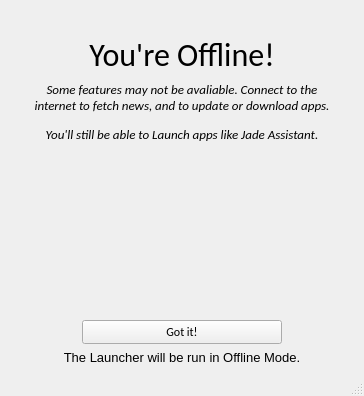
<?xml version="1.0" encoding="UTF-8"?>
<ui version="4.0">
 <class>MainWindow</class>
 <widget class="QMainWindow" name="MainWindow">
  <property name="geometry">
   <rect>
    <x>0</x>
    <y>0</y>
    <width>364</width>
    <height>396</height>
   </rect>
  </property>
  <property name="windowTitle">
   <string>Jade Launcher | You're Offline!</string>
  </property>
  <property name="windowIcon">
   <iconset resource="../assets.qrc">
    <normaloff>:/images/assets/jadeIcon.png</normaloff>:/images/assets/jadeIcon.png</iconset>
  </property>
  <widget class="QWidget" name="centralwidget">
   <layout class="QGridLayout" name="gridLayout">
    <item row="0" column="0">
     <layout class="QVBoxLayout" name="verticalLayout">
      <item>
       <layout class="QHBoxLayout" name="horizontalLayout">
        <item>
         <spacer name="horizontalSpacer">
          <property name="orientation">
           <enum>Qt::Horizontal</enum>
          </property>
          <property name="sizeHint" stdset="0">
           <size>
            <width>40</width>
            <height>20</height>
           </size>
          </property>
         </spacer>
        </item>
        <item>
         <widget class="QLabel" name="image">
          <property name="sizePolicy">
           <sizepolicy hsizetype="Fixed" vsizetype="Fixed">
            <horstretch>0</horstretch>
            <verstretch>0</verstretch>
           </sizepolicy>
          </property>
          <property name="maximumSize">
           <size>
            <width>161</width>
            <height>111</height>
           </size>
          </property>
          <property name="text">
           <string/>
          </property>
          <property name="pixmap">
           <pixmap resource="../assets.qrc">:/images/assets/JadeLauncherLogo.png</pixmap>
          </property>
          <property name="scaledContents">
           <bool>true</bool>
          </property>
         </widget>
        </item>
        <item>
         <spacer name="horizontalSpacer_2">
          <property name="orientation">
           <enum>Qt::Horizontal</enum>
          </property>
          <property name="sizeHint" stdset="0">
           <size>
            <width>40</width>
            <height>20</height>
           </size>
          </property>
         </spacer>
        </item>
       </layout>
      </item>
      <item>
       <widget class="QLabel" name="header">
        <property name="font">
         <font>
          <family>Calibri</family>
         </font>
        </property>
        <property name="statusTip">
         <string>The Launcher tries to connect to google.com to determine your internet connectivity.</string>
        </property>
        <property name="text">
         <string>&lt;html&gt;&lt;head/&gt;&lt;body&gt;&lt;p align=&quot;center&quot;&gt;&lt;span style=&quot; font-size:24pt;&quot;&gt;You're Offline!&lt;/span&gt;&lt;/p&gt;&lt;/body&gt;&lt;/html&gt;</string>
        </property>
       </widget>
      </item>
      <item alignment="Qt::AlignHCenter">
       <widget class="QLabel" name="text">
        <property name="minimumSize">
         <size>
          <width>300</width>
          <height>50</height>
         </size>
        </property>
        <property name="maximumSize">
         <size>
          <width>300</width>
          <height>16777215</height>
         </size>
        </property>
        <property name="font">
         <font>
          <family>Calibri</family>
         </font>
        </property>
        <property name="text">
         <string>&lt;html&gt;&lt;head/&gt;&lt;body&gt;&lt;p align=&quot;center&quot;&gt;&lt;span style=&quot; font-size:10pt; font-style:italic;&quot;&gt;Some features may not be avaliable. Connect to the internet to fetch news, and to update or download apps.&lt;/span&gt;&lt;/p&gt;&lt;p align=&quot;center&quot;&gt;&lt;span style=&quot; font-size:10pt; font-style:italic;&quot;&gt;You'll still be able to Launch apps like Jade Assistant.&lt;/span&gt;&lt;/p&gt;&lt;/body&gt;&lt;/html&gt;</string>
        </property>
        <property name="wordWrap">
         <bool>true</bool>
        </property>
       </widget>
      </item>
      <item>
       <spacer name="verticalSpacer">
        <property name="orientation">
         <enum>Qt::Vertical</enum>
        </property>
        <property name="sizeType">
         <enum>QSizePolicy::Expanding</enum>
        </property>
        <property name="sizeHint" stdset="0">
         <size>
          <width>20</width>
          <height>200</height>
         </size>
        </property>
       </spacer>
      </item>
      <item alignment="Qt::AlignHCenter">
       <widget class="QPushButton" name="button">
        <property name="minimumSize">
         <size>
          <width>200</width>
          <height>0</height>
         </size>
        </property>
        <property name="maximumSize">
         <size>
          <width>200</width>
          <height>16777215</height>
         </size>
        </property>
        <property name="font">
         <font>
          <family>Calibri</family>
         </font>
        </property>
        <property name="statusTip">
         <string>Close this window and use the Launcher offline</string>
        </property>
        <property name="text">
         <string>Got it!</string>
        </property>
       </widget>
      </item>
      <item>
       <widget class="QLabel" name="label">
        <property name="text">
         <string>&lt;html&gt;&lt;head/&gt;&lt;body&gt;&lt;p align=&quot;center&quot;&gt;&lt;span style=&quot; font-size:10pt;&quot;&gt;The Launcher will be run in Offline Mode.&lt;/span&gt;&lt;/p&gt;&lt;/body&gt;&lt;/html&gt;</string>
        </property>
       </widget>
      </item>
     </layout>
    </item>
   </layout>
  </widget>
  <widget class="QStatusBar" name="statusbar"/>
 </widget>
 <resources>
  <include location="../assets.qrc"/>
  <include location="../assets.qrc"/>
 </resources>
 <connections/>
</ui>
